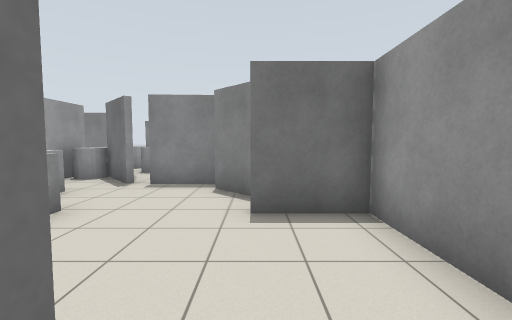
[1] (above)

19 first-person views from a walk through a Gazebo world. The camera is 1.2 m above the floor, tilts 4° down and sees 90° across. Floor lines are 1 m apart. The floor is counted in squares, 1 m on a side. Each view is taken from the middle of a square. On the plan, view 1 faces up. The plan holds only what a view shows up to about 12 squares ahead; the rest is blank.

[2]
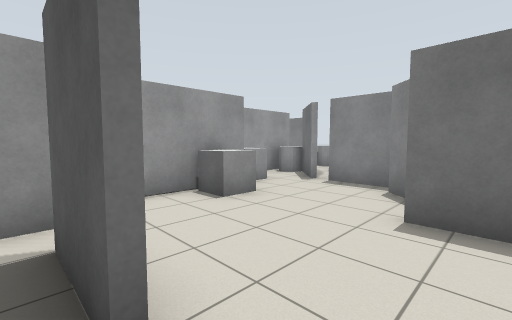

[3]
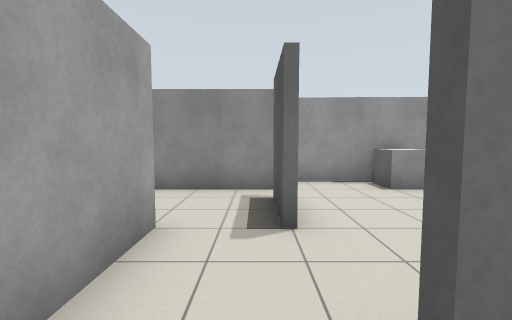

[4]
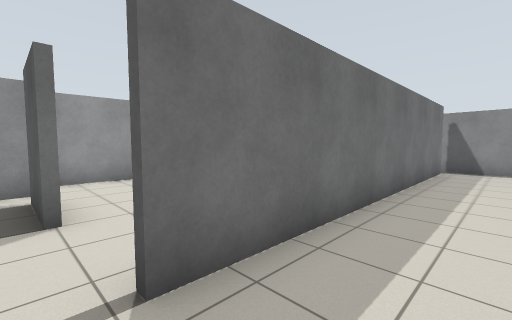

[5]
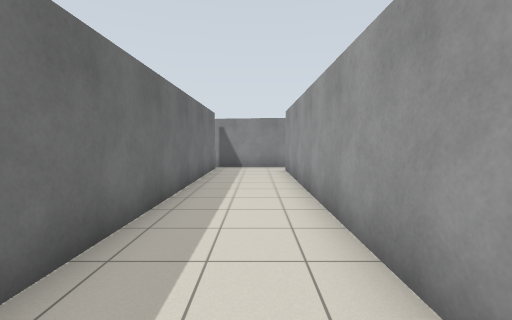

[6]
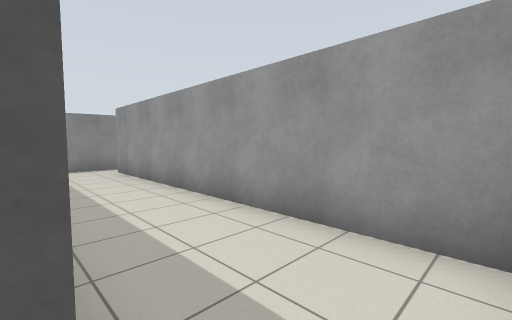

[7]
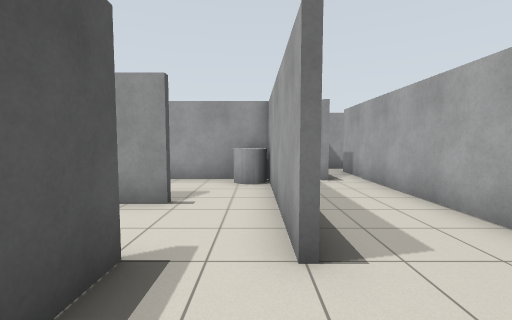

[8]
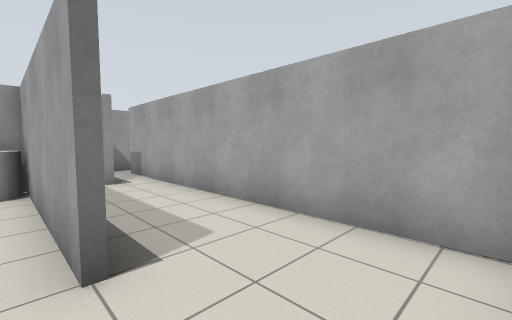

[9]
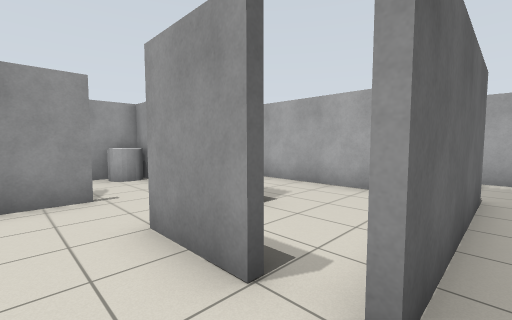

[10]
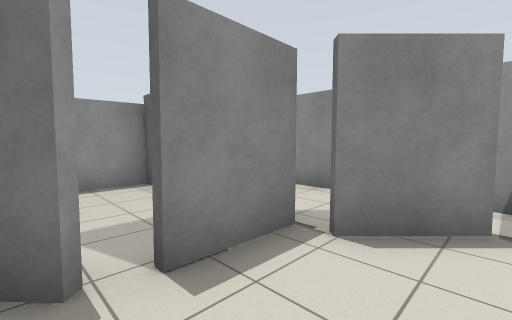

[11]
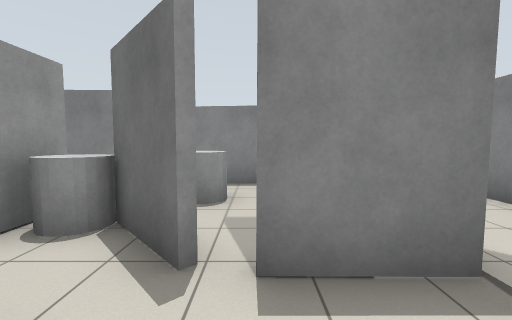

[12]
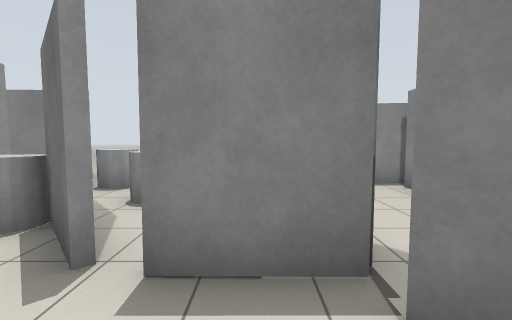

[13]
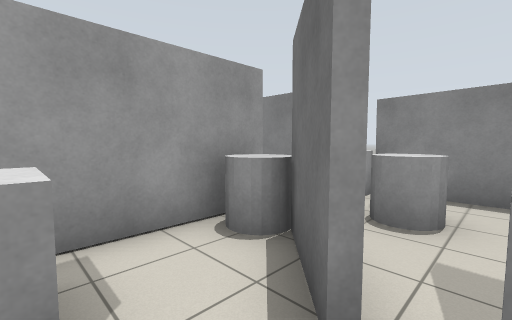

[14]
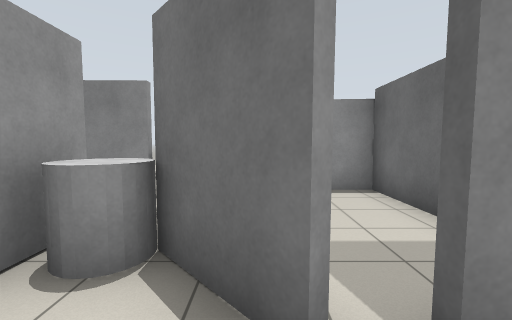

[15]
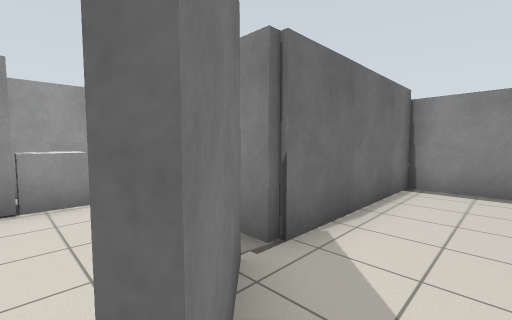

[16]
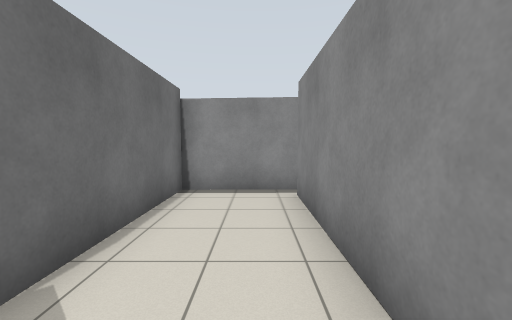

[17]
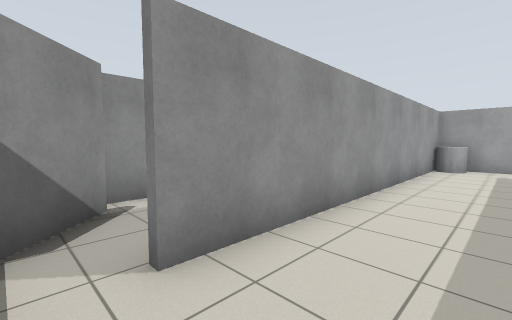

[18]
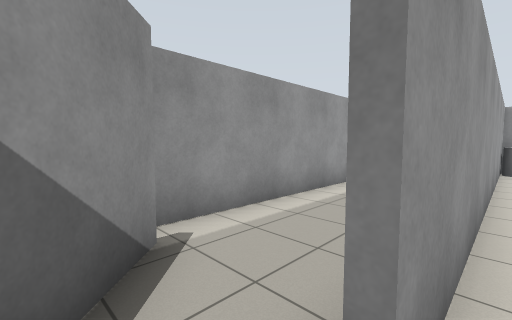

[19]
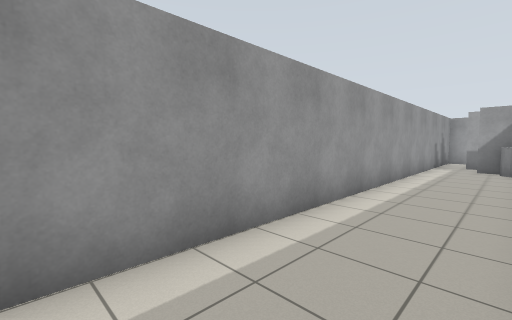

### Floor plan
Points are (right, up) in squares from view 1. A wall is a line through its corners. A room is listed if a view was taken in it or the views show most of it. See-through windows are left out.
Room 1 (views 1, 2, 6, 9, 10, 11, 12, 13, 14)
walls: (-2.5, 0.6) (-0.4, 0.6); (-3.4, 0.5) (-3.4, -0.5); (0.4, 5.1) (-1.1, 6.6); (-4.6, 5.2) (-4.7, 1); (-0.9, 7.2) (-3, 7.2); (1.9, 0.6) (1.9, 4.2) (-0.2, 4.2); (-3.7, 7.3) (-5.1, 8.8); (0.4, -1.4) (2.6, -1.4); (-6.3, 7.3) (-6.4, 5.2)
ways out: opening at (2, 0) to room 2; opening at (-3, 0) to room 3; opening at (0.5, -0.5) to room 3; gap at (0, 5) to room 4; opening at (-3, 8) to room 6; opening at (-6, 5)
objects: grey box (-5, 6); grey box (-4, 4)
Room 2 (views 3, 4, 5, 17, 18)
walls: (2.1, 11.7) (2.1, 0.7); (5.7, 12.5) (2.5, 12.5); (2.6, -1.4) (5.3, -1.4) (5.3, 11.1)
ways out: opening at (2, 0) to room 1; opening at (4, -2) to room 3; opening at (2, 12) to room 4; opening at (5, 12) to room 5
objects: grey cylinder (4, -1) to (5, -1)
Room 3 (views 7, 8)
walls: (-0.6, -1.4) (0.4, -1.4); (-0.4, 0.4) (-2.5, 0.4); (-3.1, -4.5) (5.5, -4.5); (-3.4, -0.5) (-3.4, -2.6)
ways out: opening at (-3, 0) to room 1; opening at (0.5, -0.5) to room 1; opening at (4, -2) to room 2; opening at (5, -4) to room 5
Room 4 (views 15, 16)
walls: (1.9, 6.8) (1.9, 11.7); (-1, 6.7) (0.5, 5.2); (2.5, 12.5) (-0.9, 12.4) (-0.9, 7.2)
ways out: gap at (0, 5) to room 1; opening at (2, 12) to room 2
Room 5 (view 19)
walls: (8, 10.7) (6.6, 12.1); (5.5, -4.5) (7.5, -4.5); (8.5, -5.1) (8.5, 10.7)
ways out: opening at (5, 12) to room 2; opening at (5, -4) to room 3; opening at (8, -5)
objects: grey cylinder (6, -3)
Room 6 (no view inside)
walls: (-1.1, 10) (-1.1, 12.4) (-5.4, 12.4)
ways out: opening at (-3, 8) to room 1; opening at (-6, 10.3); gap at (-5, 13)
objects: grey cylinder (-6, 12); grey cylinder (-4, 10) to (-4, 11)

Positions as (right, up) in squares from view 1, and headings:
1: (0, 0), facing up
2: (1, 0), facing up-left
3: (3, 0), facing left
4: (4, 0), facing up-left
5: (4, 0), facing up
6: (2, 0), facing up-right
7: (-3, -1), facing right
8: (-3, -1), facing down-right
9: (-4, 2), facing down-right
10: (-4, 5), facing up-right
11: (-3, 5), facing up
12: (-2, 5), facing up
13: (-3, 6), facing up-left
14: (-4, 6), facing up
15: (1, 5), facing up-left
16: (1, 6), facing up
17: (3, 12), facing down-right
18: (5, 12), facing down-right
19: (6, 10), facing down-right
